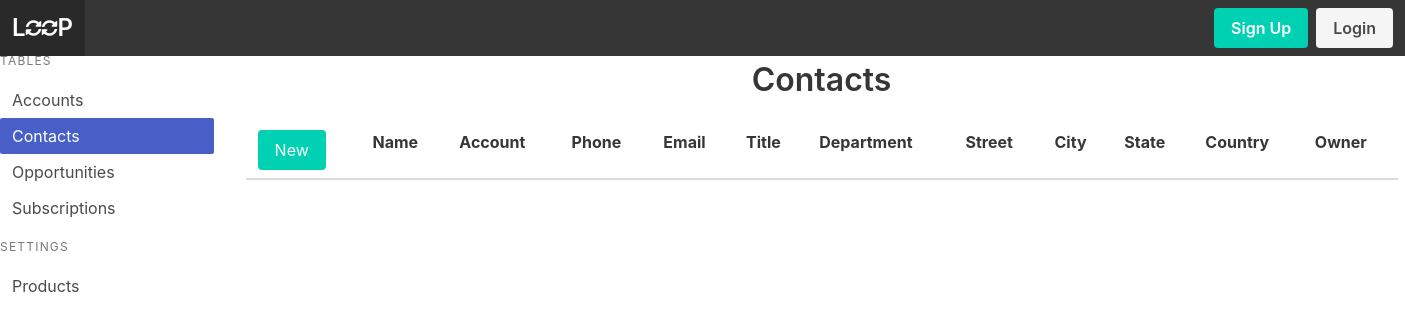
Page /contact/r on the earlier database version.
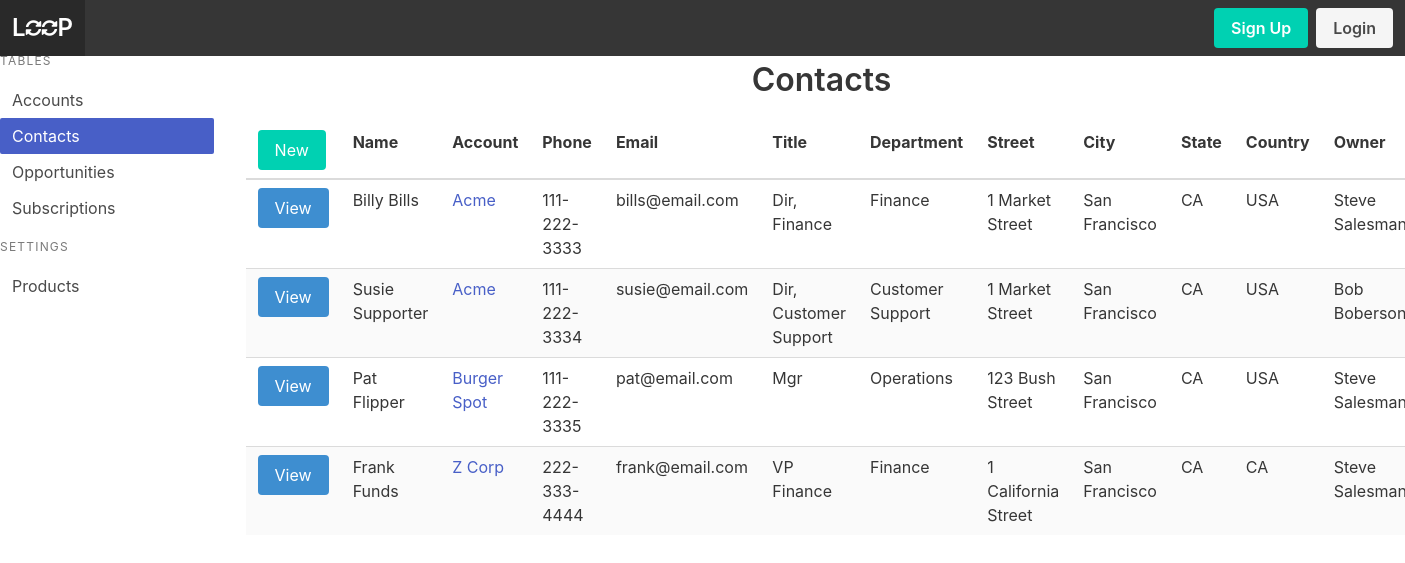
Same page on the later database version.
### models.py (models this page shows, shortened)
class Contact(Model):
    account = ForeignKeyField(model=Account, null=True, backref='contact')
    owner = ForeignKeyField(model=User, null=True, backref='owner')
    created_by = ForeignKeyField(model=User, null=True, backref='creator')
    first_name = CharField()
    last_name = CharField()
    title = CharField()
    department = CharField()
    street = CharField()
    city = CharField()
    state = CharField()
    country = CharField()
    phone = CharField()
    email = CharField()
    class Meta:
        database = DATABASE

class Account(Model):
    name = CharField()
    owner = ForeignKeyField(model=User, null=True, backref='owner')
    created_by = ForeignKeyField(model=User, null=True, backref='creator')
    account_type = CharField()
    street = CharField()
    city = CharField()
    state = CharField()
    country = CharField()
    website = CharField()
    mrr = DecimalField()
    arr = DecimalField()
    class Meta:
        database = DATABASE

class User(UserMixin, Model):
    username = CharField(unique=True)
    fullname = CharField()
    email = CharField(unique=True)
    password = CharField(max_length=100)
    joined_at = DateTimeField(default=datetime.datetime.now)
    is_admin = BooleanField(default=False)
    class Meta:
        database = DATABASE

### app.py (the view)
@app.route('/contact', methods=['GET'])
@app.route('/contact/', methods=['GET'])
@app.route('/contact/r', methods=['GET'])
@app.route('/contact/<contactid>', methods=['GET'])
@app.route('/contact/<contactid>/', methods=['GET'])
@app.route('/contact/<contactid>/r', methods=['GET'])
def contact(contactid=None):
    contacts = models.Contact.select()
    title = 'Contacts'
    if contactid != None:
        contact = models.Contact.select().where(models.Contact.id == contactid).get()
        title = 'Contact Details'
        return render_template('contact-detail.html', contact=contact, user=g.user._get_current_object(), title=title)
    return render_template('contact.html', contacts=contacts, title=title)

### app.py (called while the page is built)
@app.before_request
def before_request():
    g.db = models.DATABASE
    g.db.connect()
    g.user = current_user

@app.after_request
def after_request(response):
    g.db.close()
    return response

### templates/contact.html (shortened to what this page needs)
{% extends 'index.html' %}
{% from 'macros.html' import render_contact %}
{% block content %}
<div class='container'>
    <table class="table is-fullwidth is-hoverable is-striped">
        <thead>
            <tr>
                <td><a class='button is-primary' href="{{url_for('create_contact')}}">New</a></td>
                <th>Name</th>
                <th>Account</th>
                <th>Phone</th>
                <th>Email</th>
                <th>Title</th>
                <th>Department</th>
                <th>Street</th>
                <th>City</th>
                <th>State</th>
                <th>Country</th>
                <th>Owner</th>
            </tr>
        </thead>
        <tbody>
            {% for contact in contacts %}
                {{ render_contact(contact) }}
            {% endfor %}
        </tbody>
    </table>
</div>
{% endblock %}

### templates/macros.html (shortened to what this page needs)
{% macro render_contact(contact) %}
    <tr>
        <td><a class='button is-info' href="{{url_for('contact', contactid=contact.id)}}">View</a></td>
        <td>{{contact.first_name + ' ' + contact.last_name}}</td>
        <td>{% if contact.account %}<a href="{{url_for('account', accountid=contact.account.id)}}">{{contact.account.name}}</a>{% endif %}</td>
        <td>{{contact.phone}}</td>
        <td>{{contact.email}}</td>
        <td>{{contact.title}}</td>
        <td>{{contact.department}}</td>
        <td>{{contact.street}}</td>
        <td>{{contact.city}}</td>
        <td>{{contact.state}}</td>
        <td>{{contact.country}}</td>
        <td>{% if contact.owner %}{{contact.owner.fullname}}{% endif %}</td>
    </tr>
{% endmacro %}

Differences in the rows shown:
added Contact: first_name+last_name "Billy Bills", account.name "Acme", phone "111-222-3333", email "bills@email.com", title "Dir, Finance", department "Finance", street "1 Market Street", city "San Francisco", state "CA", country "USA", owner.fullname "Steve…"
added Contact: first_name+last_name "Susie Supporter", account.name "Acme", phone "111-222-3334", email "susie@email.com", title "Dir, Customer Support", department "Customer Support", street "1 Market Street", city "San Francisco", state "CA", country "USA", owner.fullname "Bob Boberson"
added Contact: first_name+last_name "Pat Flipper", account.name "Burger Spot", phone "111-222-3335", email "pat@email.com", title "Mgr", department "Operations", street "123 Bush Street", city "San Francisco", state "CA", country "USA", owner.fullname "Steve…"
added Contact: first_name+last_name "Frank Funds", account.name "Z Corp", phone "222-333-4444", email "frank@email.com", title "VP Finance", department "Finance", street "1 California Street", city "San Francisco", state "CA", country "CA", owner.fullname "Steve…"
